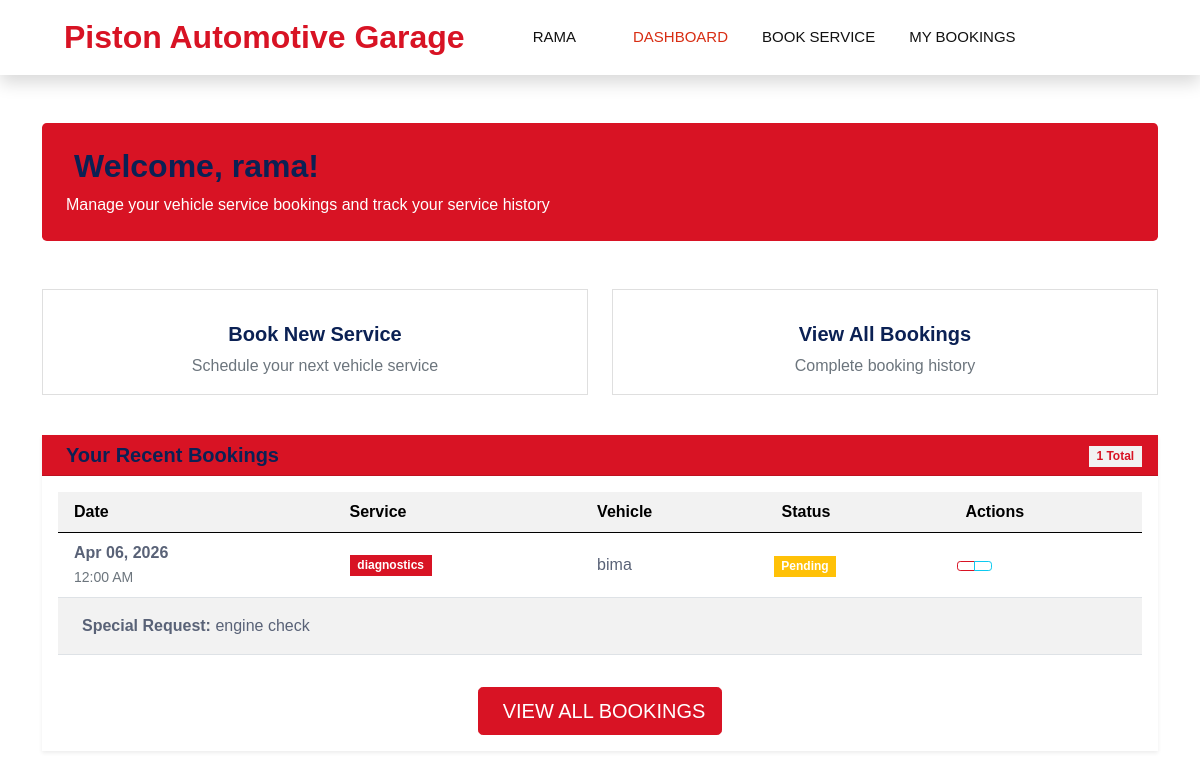
The page /user-dashboard (signed in) on the database its author committed.
### dbservice.py (models this page shows, shortened)
class User(db.Model):
    id = db.Column(db.Integer, primary_key=True)
    username = db.Column(db.String(20), unique=True, nullable=False)
    email = db.Column(db.String(120), unique=True, nullable=False)
    password = db.Column(db.String(255), nullable=False)
    role = db.Column(db.Enum(UserRole), default=UserRole.USER)

class Booking(db.Model):
    id = db.Column(db.Integer, primary_key=True)
    user_id = db.Column(db.Integer, db.ForeignKey('user.id'), nullable=False)
    customer_name = db.Column(db.String(255), nullable=False)
    email = db.Column(db.String(255), nullable=False)
    phone = db.Column(db.String(20), nullable=False)
    vehicle_type = db.Column(db.String(100), nullable=True)
    service_type = db.Column(db.String(100), nullable=False)
    service_date = db.Column(db.DateTime, nullable=False)
    special_request = db.Column(db.Text, nullable=True)
    status = db.Column(
        db.Enum(BookingStatus), default=BookingStatus.PENDING, nullable=False
    )
    estimated_total = db.Column(db.Float, nullable=True)

### main.py (the view)
@app.route('/user-dashboard')
@login_required(UserRole.USER)
def user_dashboard():
    username = session['username']
    user = User.query.filter_by(username=username).first()
    upcoming_bookings = (
        Booking.query.filter_by(user_id=user.id)
        .order_by(Booking.service_date.desc())
        .limit(5)
        .all()
    )
    return render_template(
        'user_dashboard.html', username=username, bookings=upcoming_bookings
    )

### main.py (called while the page is built)
def login_required(role: UserRole | None = None):
    def decorator(view_func):
        @wraps(view_func)
        def wrapped(*args, **kwargs):
            username = session.get('username')
            if not username:
                flash('Please log in to continue.', 'warning')
                return redirect(url_for('login'))
            user = User.query.filter_by(username=username).first()
            if not user:
                session.pop('username', None)
                flash('Account not found. Please log in again.', 'warning')
                return redirect(url_for('login'))
            if role is not None and user.role != role:
                flash('Access denied. Insufficient permissions.', 'danger')
                return redirect(url_for('login'))
            return view_func(*args, **kwargs)
        return wrapped
    return decorator

### Templates/user_dashboard.html (shortened to what this page needs)
<!DOCTYPE html>
<html lang="en">
<head>
    <link href="/css/bootstrap.min.css" rel="stylesheet">
    <link href="/css/style.css" rel="stylesheet">
</head>
<body>
    <nav class="navbar navbar-expand-lg bg-white navbar-light shadow sticky-top p-0">
        <a href="{{ url_for('landing') }}" class="navbar-brand d-flex align-items-center px-4 px-lg-5">
            <h2 class="m-0 text-primary">Piston Automotive Garage</h2>
        </a>
        <div class="collapse navbar-collapse" id="navbarCollapse">
            <div class="navbar-nav p-4 p-lg-0">
                <div class="nav-item dropdown">
                    <a href="#" class="nav-link dropdown-toggle" data-bs-toggle="dropdown">
                        {{ session.username }}
                    </a>
                </div>
                <a href="{{ url_for('user_dashboard') }}" class="nav-item nav-link active">
                    Dashboard
                </a>
                <a href="{{ url_for('book_service') }}" class="nav-item nav-link">
                    Book Service
                </a>
                <a href="{{ url_for('my_bookings') }}" class="nav-item nav-link">
                    My Bookings
                </a>
            </div>
        </div>
    </nav>
    <div class="container py-5">
        <div class="row mb-4">
            <div class="col-12">
                <div class="welcome-section bg-primary text-white rounded-3 p-4 mb-4">
                    <h2 class="mb-2">
                        Welcome, {{ username }}!
                    </h2>
                    <p class="mb-0">Manage your vehicle service bookings and track your service history</p>
                </div>
            </div>
        </div>
        <div class="row mb-4">
            <div class="col-md-6 mb-3">
                <a href="{{ url_for('book_service') }}" class="card text-decoration-none h-100">
                    <div class="card-body text-center">
                        <h5 class="card-title">Book New Service</h5>
                        <p class="card-text text-muted">Schedule your next vehicle service</p>
                    </div>
                </a>
            </div>
            <div class="col-md-6 mb-3">
                <a href="{{ url_for('my_bookings') }}" class="card text-decoration-none h-100">
                    <div class="card-body text-center">
                        <h5 class="card-title">View All Bookings</h5>
                        <p class="card-text text-muted">Complete booking history</p>
                    </div>
                </a>
            </div>
        </div>
        <div class="row">
            <div class="col-12">
                <div class="card border-0 shadow-sm">
                    <div class="card-header bg-primary text-white">
                        <div class="d-flex justify-content-between align-items-center">
                            <h5 class="mb-0">
                                Your Recent Bookings
                            </h5>
                            <div>
                                <span class="badge bg-light text-primary">{{ bookings|length }} Total</span>
                            </div>
                        </div>
                    </div>
                    <div class="card-body">
                        {% if bookings %}
                            <div class="table-responsive">
                                <table class="table table-hover align-middle">
                                    <thead class="table-light">
                                        <tr>
                                            <th>Date</th>
                                            <th>Service</th>
                                            <th>Vehicle</th>
                                            <th>Status</th>
                                            <th>Actions</th>
                                        </tr>
                                    </thead>
                                    <tbody>
                                        {% for b in bookings %}
                                            <tr>
                                                <td>
                                                    <div class="d-flex align-items-center">
                                                        <div>
                                                            <strong>{{ b.service_date.strftime('%b %d, %Y') }}</strong>
                                                            <br>
                                                            <small class="text-muted">{{ b.service_date.strftime('%I:%M %p') }}</small>
                                                        </div>
                                                    </div>
                                                </td>
                                                <td>
                                                    <div class="d-flex align-items-center">
                                                        <span class="badge bg-primary">{{ b.service_type }}</span>
                                                    </div>
                                                </td>
                                                <td>
                                                    <div class="d-flex align-items-center">
                                                        {{ b.vehicle_type or 'Not specified' }}
                                                    </div>
                                                </td>
                                                <td>
                                                    {% set status_class = {
                                                        'PENDING': 'warning',
                                                        'CONFIRMED': 'info',
                                                        'IN_PROGRESS': 'primary',
                                                        'COMPLETED': 'success',
                                                        'CANCELLED': 'danger'
                                                    } %}
                                                    <span class="badge bg-{{ status_class.get(b.status.value, 'secondary') }} text-white">
                                                        {{ b.status.value.replace('_', ' ').title() }}
                                                    </span>
                                                </td>
                                                <td>
                                                    <div class="btn-group btn-group-sm" role="group">
                                                        <a href="{{ url_for('my_bookings') }}" class="btn btn-outline-primary" title="View All Bookings">
                                                        </a>
                                                        {% if b.status.value in ['PENDING', 'CONFIRMED'] %}
                                                            <a href="{{ url_for('book_service') }}" class="btn btn-outline-info" title="Book Another Service">
                                                            </a>
                                                        {% endif %}
                                                    </div>
                                                </td>
                                            </tr>
                                            {% if b.special_request %}
                                            <tr>
                                                <td colspan="5" class="bg-light">
                                                    <div class="p-2">
                                                        <strong>Special Request:</strong> {{ b.special_request }}
                                                    </div>
                                                </td>
                                            </tr>
                                            {% endif %}
                                        {% endfor %}
                                    </tbody>
                                </table>
                            </div>
                            <div class="text-center mt-3">
                                <a href="{{ url_for('my_bookings') }}" class="btn btn-primary btn-lg">
                                    View All Bookings
                                </a>
                            </div>
                        {% endif %}
                    </div>
                </div>
            </div>
        </div>
    </div>
</body>
</html>

### css/style.css (style rules this page uses)
:root { --primary: #d82d13; --secondary: #0B2154; --light: #F2F2F2; --dark: #111111; }
.btn { font-weight: 500; text-transform: uppercase; transition: .5s; }
.btn.btn-primary, .btn.btn-secondary { color: #FFFFFF; }
.navbar .dropdown-toggle::after { border: none; content: "\f107"; font-family: "Font Awesome 5 Free"; font-weight: 900; vertical-align: middle; margin-left: 8px; }
.navbar-light .navbar-nav .nav-link { margin-right: 30px; padding: 25px 0; color: #FFFFFF; font-size: 15px; text-transform: uppercase; outline: none; }
.navbar-light .navbar-nav .nav-link:hover, .navbar-light .navbar-nav .nav-link.active { color: var(--primary); }
.navbar-light .navbar-brand, .navbar-light a.btn { height: 75px; }
.navbar-light .navbar-nav .nav-link { color: var(--dark); font-weight: 500; }
.navbar-light.sticky-top { top: -100px; transition: .5s; }

### rows shown on the page
User: username "RAMA", username "rama"
Booking: service_date "Apr 06, 2026", service_date "12:00 AM", service_type "diagnostics", vehicle_type "bima", status.value.replace "Pending", special_request "engine check"

### other values the page prints
{{ bookings|length }} "1"
